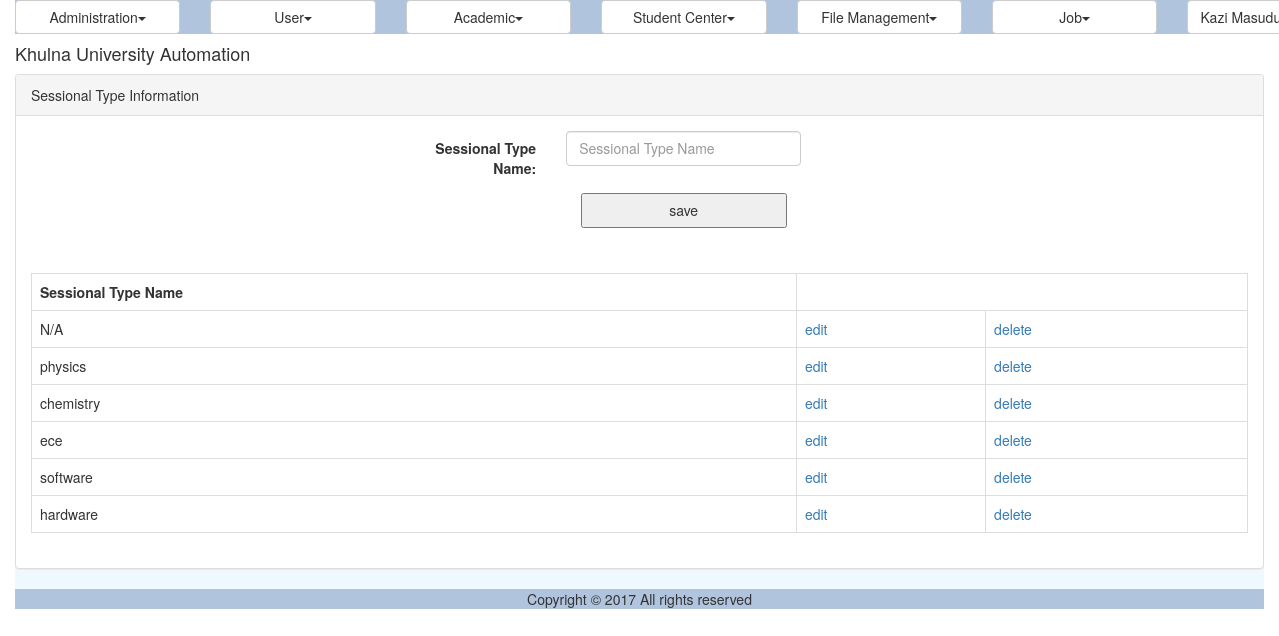
/course_sessional_type.php (signed in), run on the app's committed database.
### tables this page shows
CREATE TABLE IF NOT EXISTS `reg_course_sessional_type` (
  `ID` varchar(40) NOT NULL,
  `Name` varchar(50) NOT NULL,
  PRIMARY KEY (`ID`)
);

### util/class.util.inc (called while the page is built, shortened)
<?php
class ConfigUtil implements I_DBConfig, I_LogConfig, I_LanguageConfig{
	public static $s_instance;
	private $_host;
	private $_username;
	private $_password;
	private $_database;
	public static function getInstance() {
		if(!self::$s_instance) {
			self::$s_instance = new self();
		}
		return self::$s_instance;
	}
	private function readConfig(){
		$this->_ini_array = parse_ini_file(CONFIG.'system.ini');
		$this->_host =	$this->_ini_array['db_host'];
		$this->_username = $this->_ini_array['db_username'];
		$this->_password = $this->_ini_array['db_password'];
		$this->_database = $this->_ini_array['db_database'];
	}
	public function getDBHost(){
		return $this->_host;
	}
	public function getDBUserName(){
		return $this->_username;
	}
	public function getDBPassword(){
		return $this->_password;
	}
	public function getDBName(){
		return $this->_database;
	}
}
class DBUtil implements I_DBUtil {
	private static $s_instance;
	private $_host;
	private $_username;
	private $_password;
	private $_database;
	protected $_connection;
	protected $_result;
	public static function getInstance() {
		if(!self::$s_instance) {
			self::$s_instance = new self();
		}
		return self::$s_instance;
	}
	private function readDBConfig(){
		$_config = ConfigUtil::getInstance();
		$this->_host = $_config->getDBHost();
		$this->_username = $_config->getDBUserName();
		$this->_password = $_config->getDBPassword();
		$this->_database = $_config->getDBName();
	}
	private function setConnection(){
		$this->_connection = new mysqli($this->_host, $this->_username,
			$this->_password, $this->_database);
	}
	public function doQuery($sql) {
		$this->_result = $this->_connection->query($sql) or die(mysqli_error($this->_connection));
		return $this->_result;
	}
	public function getNumRows() {
		$this->_numRows = mysqli_num_rows($this->_result);
		return $this->_numRows;
	}
	public function getAllRows() {
		$rows = array();
		for($x = 0; $x < $this->getNumRows(); $x++) {
			$rows[] = mysqli_fetch_assoc($this->_result);
		}
		return $rows;
	}
}
class LogUtil{
	private static $s_instance;
	public static function getInstance(){
		if(!self::$s_instance) {
			self::$s_instance = new self();
		}
		return self::$s_instance;
	}
}
class LangUtil{
	private static $s_instance;
	public static function getInstance() {
		if(!self::$s_instance) {
			self::$s_instance = new self();
		}
		return self::$s_instance;
	}
}
?>

### modules/registration/ui/blade/view.course_sessional_type.blade.inc (called while the page is built, shortened)
<?php
include_once UTILITY.'class.util.inc';
include_once MODULES_REGISTRATION.'bao/class.course_sessional_typebao.inc';
$_SessionalTypeBAO = new SessionalTypeBAO();
?>

### modules/registration/bao/class.course_sessional_typebao.inc (called while the page is built, shortened)
<?php
include_once UTILITY.'class.util.inc';
include_once MODULES_REGISTRATION.'dao/class.course_sessional_typedao.inc';
Class SessionalTypeBAO{
	private $_SessionalTypeDAO;
	public function __construct(){
		$this->_SessionalTypeDAO = new SessionalTypeDAO();
	}
	public function getAllSessionalTypes(){
		$Result = $this->_SessionalTypeDAO->getAllSessionalTypes();
		return $Result;
	}
}
?>

### modules/registration/dao/class.course_sessional_typedao.inc (called while the page is built, shortened)
<?php
include_once COMMON.'class.common.inc';
include_once COMMON.'class.common.course.inc';
include_once UTILITY.'class.util.inc';
Class SessionalTypeDAO{
	private $_DB;
	public function __construct(){
		$this->_DB = DBUtil::getInstance();
	}
	public function getAllSessionalTypes(){
		$SessionalTypeList = array();
		$this->_DB->doQuery("SELECT * FROM reg_course_sessional_type");
		$rows = $this->_DB->getAllRows();
		for($i = 0; $i < sizeof($rows); $i++) {
			$row = $rows[$i];
			$this->_SessionalType = new SessionalType();
		    $this->_SessionalType->setID ( $row['ID']);
		    $this->_SessionalType->setName( $row['Name'] );
		    $SessionalTypeList[]=$this->_SessionalType;
		}
		$Result = new Result();
		$Result->setIsSuccess(1);
		$Result->setResultObject($SessionalTypeList);
		return $Result;
	}
}
?>

### common/class.common.inc (called while the page is built, shortened)
<?php
class Result{
    private $_IsSuccess=0;
    private $_ResultObject;
    public function setIsSuccess($IsSuccess){
        $this->_IsSuccess = $IsSuccess;
    }
    public function getIsSuccess(){
        return $this->_IsSuccess;
    }
    public function setResultObject($ResultObject){
        $this->_ResultObject = $ResultObject;
    }
    public function getResultObject(){
        return $this->_ResultObject;
    }
}
?>

### common/class.common.course.inc (called while the page is built, shortened)
<?php
class SessionalType
{
    private $_ID;
    private $_Name;
    public function setID ( $ID ) {
        $this->_ID = $ID;
    }
    public function getID () {
        return $this->_ID;
    }
    public function setName ( $Name ) {
        $this->_Name = $Name;
    }
    public function getName () {
        return $this->_Name;
    }
}
?>

### modules/registration/ui/view.course_sessional_type.inc (the view)
<?php
include_once 'blade/view.course_sessional_type.blade.inc';
include_once COMMON.'class.common.inc';
include_once COMMON.'class.common.course.inc';
?>
<div class="panel panel-default">
    <div class="panel-heading">Sessional Type Information</div>
    <div class="panel-body">
	<div id="form">
		<form method="post" class="form-horizontal">
			<div class="form-group">
          	<label class="control-label col-sm-4" for="txtName">Sessional Type Name:</label>
          	<div class="col-sm-6">
			<input type="text" name="txtName" class="form-control"  placeholder="Sessional Type Name" value="<?php
				if(isset($_GET['edit'])) echo $getROW->getName();  ?>" />
			</div>
			</div>
	        <div class="form-group">
              <div class="col-sm-offset-2 col-sm-10">
						<?php
						if(isset($_GET['edit']))
						{
							?>
							<button type="submit" name="update">update</button>
							<?php
						}
						else
						{
							?>
							<button type="submit" name="save">save</button>
							<?php
						}
						?>
				</div>
			</div>
		</form>
	</div>
	</div>
	<div class="panel-body">
	<table class="table table-bordered">
	<?php
	$Result = $_SessionalTypeBAO->getAllSessionalTypes();
	if($Result->getIsSuccess()){
		$SessionalTypeList = $Result->getResultObject();
	?>
		<tr>
			<th>Sessional Type Name</th>
		</tr>
		<?php
		for($i = 0; $i < sizeof($SessionalTypeList); $i++) {
			$SessionalType = $SessionalTypeList[$i];
			?>
		    <tr>
			    <td><?php echo $SessionalType->getName(); ?></td>
			    <td><a href="?edit=<?php echo $SessionalType->getID(); ?>" onclick="return confirm('sure to edit !'); " >edit</a></td>
			    <td><a href="?del=<?php echo $SessionalType->getID(); ?>" onclick="return confirm('sure to delete !'); " >delete</a></td>
		    </tr>
	    <?php
		}
	}
	else{
		echo $Result->getResultObject();
	}
	?>
	</table>
	</div>
</div>

### resources/css/style.css (style rules this page uses)
#form { width:500px; margin:0px auto; text-align:center; }
#form form input { width:100%; height:35px; }
form button { width:50%; height:35px; }
table,td { border:solid #e9e9e9 1px; }

### data on the page
reg_course_sessional_type: Name "N/A"
reg_course_sessional_type: Name "physics"
reg_course_sessional_type: Name "chemistry"
reg_course_sessional_type: Name "ece"
reg_course_sessional_type: Name "software"
reg_course_sessional_type: Name "hardware"

### other printed values
$globalMenu[$i]->getTitle() "Administration User Academic Student Center File Management Job"
$CurrentUser->getFullName() "Kazi…"
